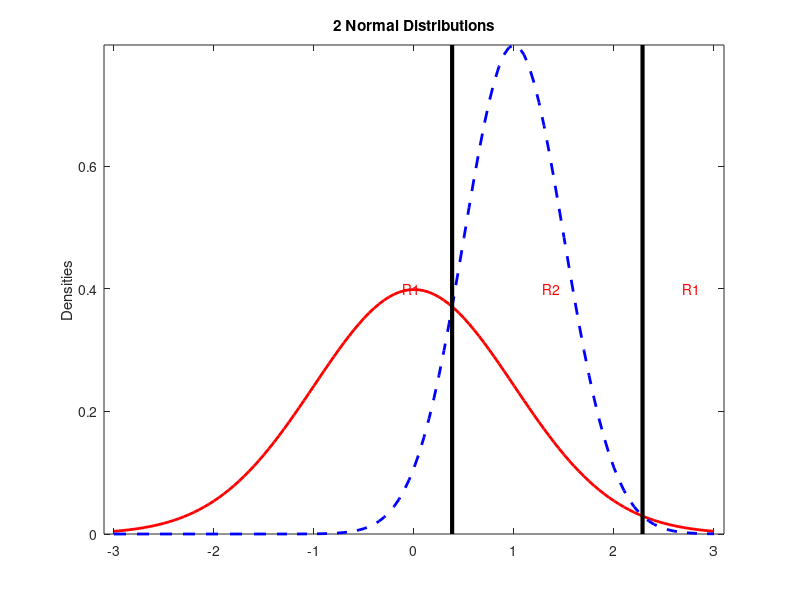

The MATLAB script that drew this image:
% ---------------------------------------------------------------------
% Book:         MVA
% ---------------------------------------------------------------------
% Quantlet:     MVAdisnorm
% ---------------------------------------------------------------------
% Description:  MVAdisnorm displays graphically the maximum likelihood 
%               (ML) discrimination rule for 2 normal distributed
%               samples. The inner interval is the allocation set for 
%               N(1,0.25), the outer intervals are for observations 
%               from N(0,1).
%               Corresponds to example 13.3 in MVA.
% ---------------------------------------------------------------------
% Usage:        -
% ---------------------------------------------------------------------
% Inputs:       None
% ---------------------------------------------------------------------
% Output:       Maximum likelihood (ML) discrimination rule for 2 
%               normal distributed samples. The inner interval is the 
%               allocation set for N(1,0.25), the outer intervals are 
%               for observations from N(0,1).
% ---------------------------------------------------------------------
% Example:      -
% ---------------------------------------------------------------------
% Author:       Wolfgang Haerdle, Vladimir Georgescu, Jorge Patron,
%               Song Song, Awdesch Melzer
% ---------------------------------------------------------------------

clear 
clc
close all

t=-3:0.05:3;

s1 = 1;
mu1 =0;
pdfn1=normpdf(mu1,t,s1);
f1=[t',pdfn1'];
s2=0.5;
mu2=1;

%pdfn2=normpdf(0,(t-mu2)/s2,1);
pdfn2=normpdf(mu2,t,s2);
f2=[t',pdfn2'];

hold on
title('2 Normal Distributions');
ylabel('Densities');
plot(f1(:,1),f1(:,2),'r','LineWidth',2)
plot(f2(:,1),f2(:,2),'b','LineStyle','--','Linewidth',2)


% First and second discrimination points
if and(s1~=s2,mu1~=mu2)
%first discrimination point
c1 = -(mu2.*s1.^2-mu1.*s2.^2)./(s2.^2-s1.^2) + sqrt(((mu2.*s1.^2-mu1.*s2.^2)./(s2.^2-s1.^2)).^2-((mu1.^2.*s2.^2 - mu2.^2.*s1.^2 - 2.*log(s2./s1).*s1.^2.*s2.^2)./(s2.^2-s1.^2)));
%second discrimination point
c2 = -(mu2.*s1.^2-mu1.*s2.^2)./(s2.^2-s1.^2) - sqrt(((mu2.*s1.^2-mu1.*s2.^2)./(s2.^2-s1.^2)).^2-((mu1.^2.*s2.^2 - mu2.^2.*s1.^2 - 2.*log(s2./s1).*s1.^2.*s2.^2)./(s2.^2-s1.^2)));
else if and(s1==s2,mu1~=mu2)
	if and(mu2<0,mu1<0)
        c1=mu2 -(mu2-mu1)./2;
	    c2=c1;
    else if and(mu2<0,mu1>=0)
            c1=(mu2-mu1)./2;
            c2=c1;
        else if and(mu2==0,mu1<0)
                c1=mu2-abs(mu2-mu1)./2;
                c2=c1;
            else if and(mu2>=0,mu1>=0)
                    c1=abs(mu2-mu1)./2;
                    c2=c1;
            
                end

            end
        end
    end
    end
end
    if and(mu1==mu2,s1==s2)
        c1=Inf;
        c2=-Inf;
    else if and(mu1==mu2,s1~=s2)
        c1 = -(mu2.*s1.^2-mu1.*s2.^2)./(s2.^2-s1.^2) + sqrt(((mu2.*s1.^2-mu1.*s2.^2)./(s2.^2-s1.^2)).^2-((mu1.^2.*s2.^2 - mu2.^2.*s1.^2 - 2.*log(s2./s1).*s1.^2.*s2.^2)./(s2.^2-s1.^2)));
%second discrimination point
c2 = -(mu2.*s1.^2-mu1.*s2.^2)./(s2.^2-s1.^2) - sqrt(((mu2.*s1.^2-mu1.*s2.^2)./(s2.^2-s1.^2)).^2-((mu1.^2.*s2.^2 - mu2.^2.*s1.^2 - 2.*log(s2./s1).*s1.^2.*s2.^2)./(s2.^2-s1.^2)));
    end
    end      
max1=max(max(f1(:,2)),max(f2(:,2)));

xlim([-3.1,3.1])
if max1>0.4
ylim([0,max1])
else 
ylim([0,0.5])
end
box on

% Vector of points for labels

p1=[c1-1 c1+0.4 c2-0.5];
p2=[0.4 0.4 0.4];
p=[p1',p2'];
aa = 1;
switch aa
    case and(c1==c2,s1==s2)
    
    text(p(1,1),p(1,2),'R1','Color','r');
    text(p(2,1),p(2,2),'R2','Color','r');
    case and(c1~=c2,s2>s1)
        switch aa
        case (mu1>mu2)
        text(c1-s1-0.2,p(1,2),'R1','Color','r');
        text(p(2,1),p(2,2),'R2','Color','r');
        text(p(3,1),p(3,2),'R2','Color','r');
        case (mu1<mu2)
        text(c1-s1-0.2,p(1,2),'R1','Color','r');
        text(p(2,1),p(2,2),'R2','Color','r');
        text(p(3,1),p(3,2),'R2','Color','r');
        case (mu1==mu2)
        %text(p(1,1)+s1,p(1,2),'R1','Color','r');
        text(c1-s1-0.2,p(1,2),'R1','Color','r');
        text(p(2,1),p(2,2),'R2','Color','r');
        text(p(3,1),p(3,2),'R2','Color','r');
        end
   
    %text(p(1,1),p(1,2),'R1','Color','r');
    %text(p(2,1),p(2,2),'R2','Color','r');
    %text(p(3,1),p(3,2),'R2','Color','r');
    case and(c1~=c2,s2<s1)
    switch aa
        case (mu1>mu2)
        text(p(1,1),p(1,2),'R2','Color','r');
        text(p(2,1),p(2,2),'R1','Color','r');
        text(p(3,1),p(3,2),'R1','Color','r');
        case and(mu1<mu2,s2<1)
            if and(s2>=0,s2<0.5)
        text(c1-s2-0.15,p(1,2),'R2','Color','r');
        text(c1+0.5,p(2,2),'R1','Color','r');
        text(p(3,1),p(3,2),'R1','Color','r');
            else if and(s2>=0.5,s2<1)
        text(c1-1,p(1,2),'R2','Color','r');
        text(p(2,1),p(2,2),'R1','Color','r');
        text(p(3,1),p(3,2),'R1','Color','r');
                end
            end
        case and(mu1<mu2,s2>=1)
        text(p(1,1),p(1,2),'R2','Color','r');
        text(c2+0.5,p(2,2),'R1','Color','r');
        text(p(3,1),p(3,2),'R1','Color','r');
        
        case (mu1==mu2)
        text(p(1,1),p(1,2),'R2','Color','r');
        text(p(2,1),p(2,2),'R1','Color','r');
        text(p(3,1),p(3,2),'R1','Color','r');
    end
    case and(c1~=c2,mu1==mu2)
    text(p(1,1),p(1,2),'R1','Color','r');
    text(p(2,1),p(2,2),'R2','Color','r');
    text(p(3,1),p(3,2),'R2','Color','r');
        
end

line([c1 c1],[max1 0],'Color','k','LineWidth',3) 
line([c2 c2],[max1 0],'Color','k','LineWidth',3) 
hold off
